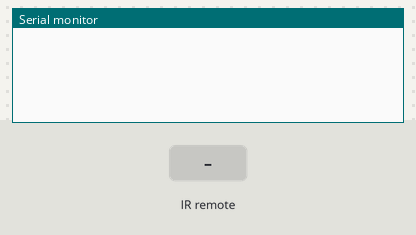
Simulated run of this sketch. Board: Arduino Uno, built with avr-gcc and run on an emulated ATmega328P. On the bench: the last lines printed to the serial monitor. The test bench sets the inputs (shaded band).

Above: at 1.2 s.
1.3 s: infrared code 0xFF6897 received
At 2.5 s:
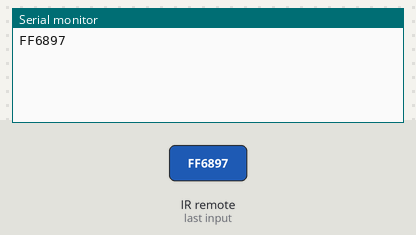
4.3 s: infrared code 0xFF30CF received
At 4.9 s:
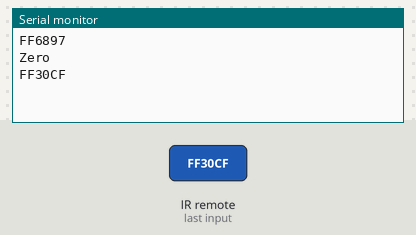
7.3 s: infrared code 0xFF18E7 received
At 8.4 s:
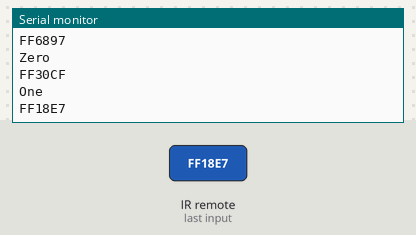
10.3 s: infrared code 0xFF7A85 received
At 10.7 s:
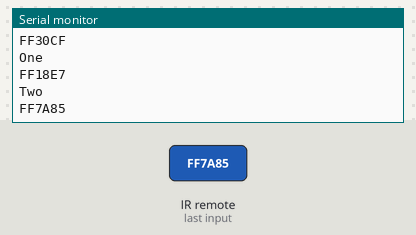
13.3 s: infrared code 0xFF10EF received
At 14.2 s:
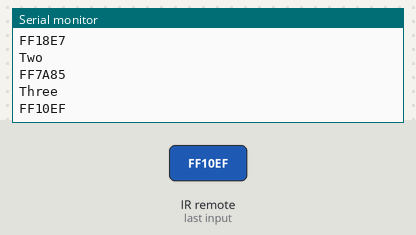
16.3 s: infrared code 0xFF38C7 received
At 17.5 s:
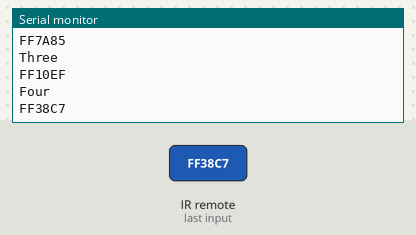

The sketch:

Lesson_65_-_Creating_Useful_Commands_from_Remote.ino
```cpp
//We are Making Useful Commands by Giving String Values to Each Button on the Remote Control
//Declaring Variables
#include <IRremote.h>

//Declaring Variables
int IR_PIN = 9;
int DELAY = 1500;

String MY_CMD;

//We have to create the IR object
IRrecv IR(IR_PIN);
//We need to decode the results
//This command comes from the library
//We are going to name this "CMD" which means Command
decode_results CMD;


void setup() {
  //Starting Serial Monitor
  Serial.begin(9600);

  //We need to enable the module
  IR.enableIRIn();
}


void loop() {
  //We are sitting and waiting for data
  //We are going to decode the data from the module
  while (IR.decode(&CMD) == 0) {
  }

  //We are reading the data as a hexadecimal
  Serial.println(CMD.value, HEX);
  delay(DELAY);

  //We need the module to start reading again
  IR.resume();

  //If we press the 0 button...
  if (CMD.value == 0xFF6897) {
    MY_CMD = "Zero";
    Serial.println(MY_CMD);
  }

  //If we press the 1 button...
  if (CMD.value == 0xFF30CF) {
    MY_CMD = "One";
    Serial.println(MY_CMD);
  }

  //If we press the 2 button...
  if (CMD.value == 0xFF18E7) {
    MY_CMD = "Two";
    Serial.println(MY_CMD);
  }

  //If we press the 3 button...
  if (CMD.value == 0xFF7A85) {
    MY_CMD = "Three";
    Serial.println(MY_CMD);
  }

    //If we press the 4 button...
  if (CMD.value == 0xFF10EF) {
    MY_CMD = "Four";
    Serial.println(MY_CMD);
  }

    //If we press the 5 button...
  if (CMD.value == 0xFF38C7) {
    MY_CMD = "Five";
    Serial.println(MY_CMD);
  }

    //If we press the 6 button...
  if (CMD.value == 0xFF5AA5) {
    MY_CMD = "Six";
    Serial.println(MY_CMD);
  }

    //If we press the 7 button...
  if (CMD.value == 0xFF42BD) {
    MY_CMD = "Seven";
    Serial.println(MY_CMD);
  }

    //If we press the 8 button...
  if (CMD.value == 0xFF4AB5) {
    MY_CMD = "Eight";
    Serial.println(MY_CMD);
  }

    //If we press the 9 button...
  if (CMD.value == 0xFF52AD) {
    MY_CMD = "Nine";
    Serial.println(MY_CMD);
  }

    //If we press the Power button...
  if (CMD.value == 0xFFA25D) {
    MY_CMD = "Power";
    Serial.println(MY_CMD);
  }

    //If we press the Volume_Up button...
  if (CMD.value == 0xFF629D) {
    MY_CMD = "Volume_Up";
    Serial.println(MY_CMD);
  }

    //If we press the Volume_Down button...
  if (CMD.value == 0xFFA857) {
    MY_CMD = "Volume_Down";
    Serial.println(MY_CMD);
  }

    //If we press the Stop button...
  if (CMD.value == 0xFFE21D) {
    MY_CMD = "Stop";
    Serial.println(MY_CMD);
  }

    //If we press the Rewind button...
  if (CMD.value == 0xFF22DD) {
    MY_CMD = "Rewind";
    Serial.println(MY_CMD);
  }

    //If we press the Fast_Forward button...
  if (CMD.value == 0xFFC23D) {
    MY_CMD = "Fast_Forward";
    Serial.println(MY_CMD);
  }

    //If we press the Pause_Play button...
  if (CMD.value == 0xFF02FD) {
    MY_CMD = "Pause_Play";
    Serial.println(MY_CMD);
  }

  //If we press the Up button...
  if (CMD.value == 0xFF906F) {
    MY_CMD = "Up";
    Serial.println(MY_CMD);
  }

    //If we press the Down button...
  if (CMD.value == 0xFFE01F) {
    MY_CMD = "Down";
    Serial.println(MY_CMD);
  }

    //If we press the EQ button...
  if (CMD.value == 0xFF9867) {
    MY_CMD = "EQ";
    Serial.println(MY_CMD);
  }

    //If we press the ST button...
  if (CMD.value == 0xFFB04F) {
    MY_CMD = "ST";
    Serial.println(MY_CMD);
  }
}
```

Measured:
- after the input at 1.3 s, the serial monitor: prints a new line at once (image 1)
- after the input at 4.3 s, the serial monitor: prints a new line at once (image 2)
- after the input at 7.3 s, the serial monitor: prints a new line at once (image 3)
- after the input at 10.3 s, the serial monitor: prints a new line at once (image 4)
- after the input at 13.3 s, the serial monitor: prints a new line at once (image 5)
- after the input at 16.3 s, the serial monitor: prints a new line at once (image 6)
